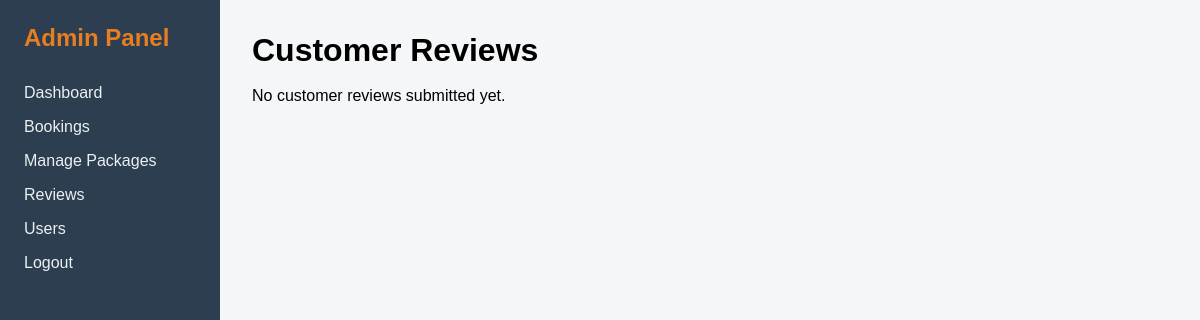
/admin/reviews.php (signed in), run on an earlier commit of the app's database.
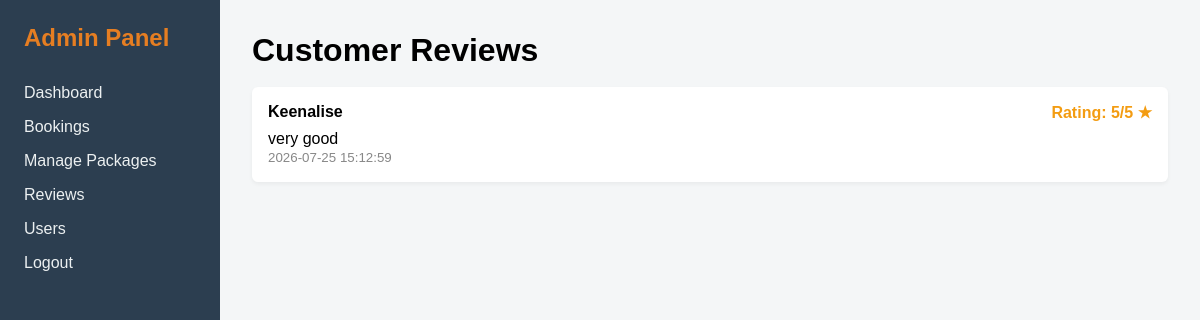
And on a later commit of the database.
### tables this page shows
CREATE TABLE `reviews` (
  `id` int NOT NULL AUTO_INCREMENT,
  `user_id` int NOT NULL,
  `comment` text,
  `rating` int DEFAULT NULL,
  `created_at` timestamp NULL DEFAULT CURRENT_TIMESTAMP,
  PRIMARY KEY (`id`),
  KEY `user_id` (`user_id`),
  CONSTRAINT `reviews_ibfk_1` FOREIGN KEY (`user_id`) REFERENCES `users` (`id`)
);

CREATE TABLE `users` (
  `id` int NOT NULL AUTO_INCREMENT,
  `name` varchar(100) NOT NULL,
  `email` varchar(150) NOT NULL,
  `password` varchar(255) NOT NULL,
  `role` enum('user','admin') DEFAULT 'user',
  `created_at` timestamp NULL DEFAULT CURRENT_TIMESTAMP,
  PRIMARY KEY (`id`),
  UNIQUE KEY `email` (`email`)
);

### admin/reviews.php (the view, shortened to what this page needs)
<?php
include '../includes/connection.php';
$sql = "SELECT reviews.id, users.name, reviews.comment, reviews.rating, reviews.created_at
        FROM reviews
        JOIN users ON reviews.user_id = users.id
        ORDER BY reviews.created_at DESC";
$result = $conn->query($sql);
?>
<!DOCTYPE html>
<html lang="en">
<head>
</head>
<body>
    <div class="admin-layout">
        <aside class="sidebar">
            <h2 style="color: #e67e22; margin-bottom: 2rem;">Admin Panel</h2>
            <ul>
                <li><a href="dashboard.php">Dashboard</a></li>
                <li><a href="bookings.php">Bookings</a></li>
                <li><a href="packages.php">Manage Packages</a></li>
                <li><a href="reviews.php">Reviews</a></li>
                <li><a href="users.php">Users</a></li>
                <li><a href="../logout.php">Logout</a></li>
            </ul>
        </aside>
        <main class="main-content">
            <h1>Customer Reviews</h1>
            <br>
            <?php if ($result && $result->num_rows > 0): ?>
                <?php while($row = $result->fetch_assoc()): ?>
                    <div class="review-card">
                        <div class="review-header">
                            <strong><?php echo htmlspecialchars($row['name']); ?></strong>
                            <span class="rating">Rating: <?php echo $row['rating']; ?>/5 ★</span>
                        </div>
                        <p><?php echo htmlspecialchars($row['comment']); ?></p>
                        <small style="color: #888;"><?php echo $row['created_at']; ?></small>
                    </div>
                <?php endwhile; ?>
            <?php else: ?>
                <p>No customer reviews submitted yet.</p>
            <?php endif; ?>
        </main>
    </div>
</body>
</html>

What changed in the data, as far as the page shows it:
added reviews: user.name "Keenalise", rating "5", comment "very good", created_at "2026-07-25 15:12:59"
Also different on the page:
text no longer shown: "No customer reviews submitted yet."
